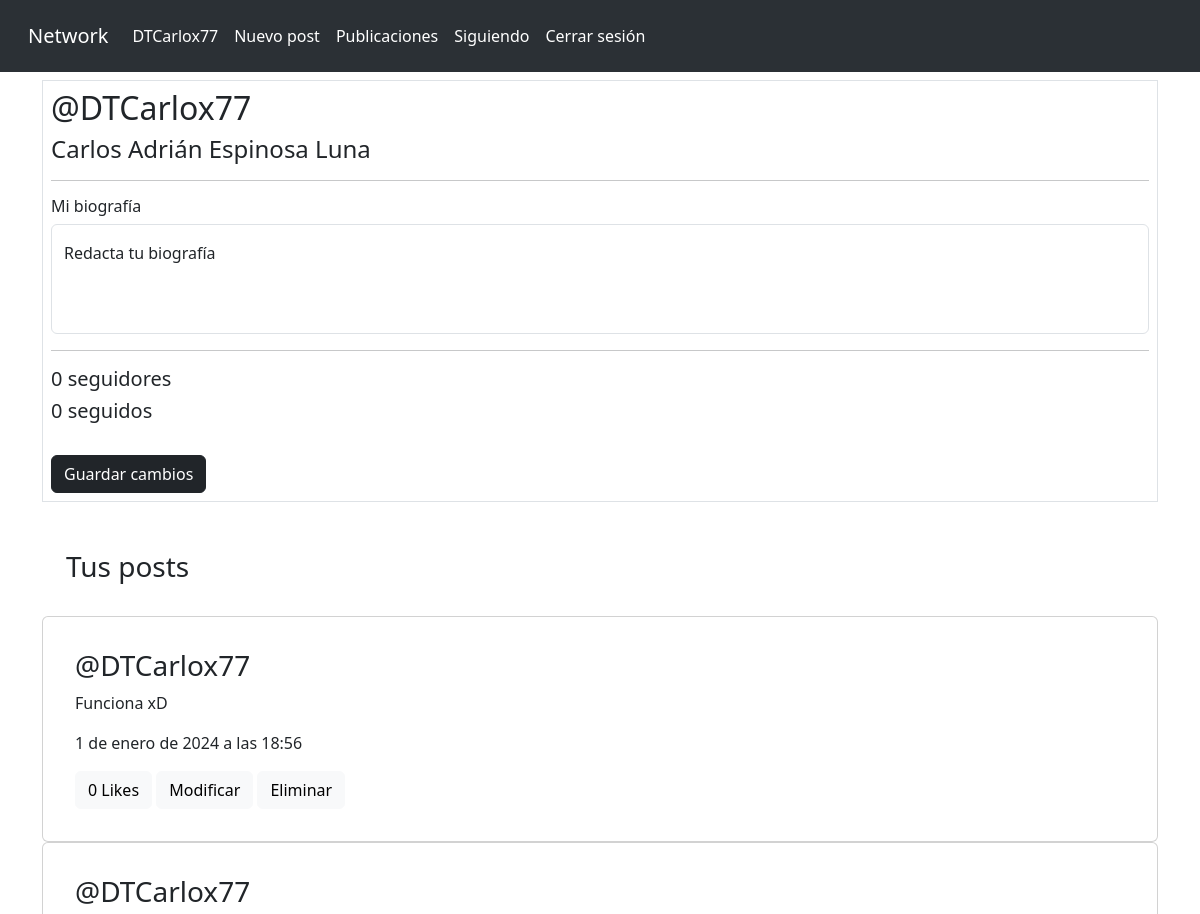
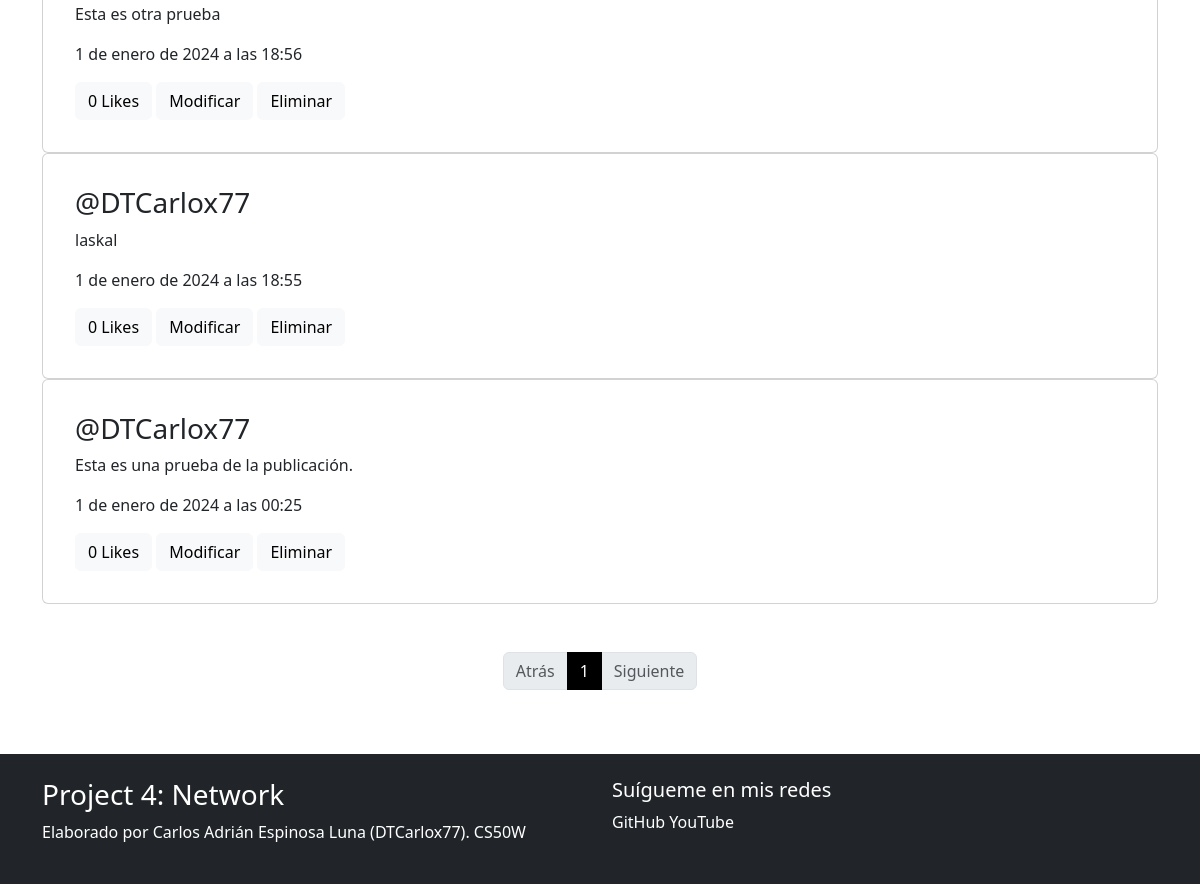
The app's page /profile/DTCarlox77/ (signed in), older data (2 pictures, top to bottom).
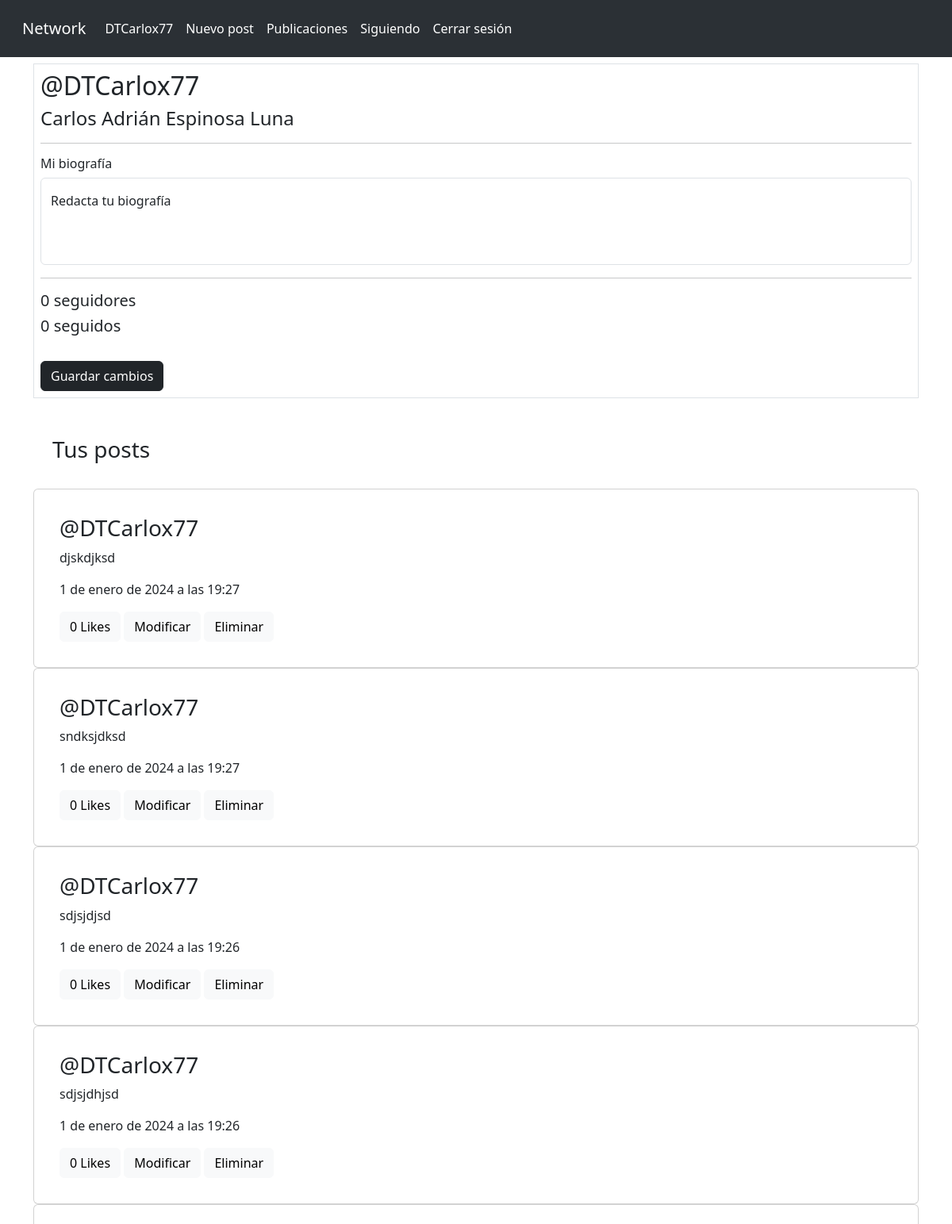
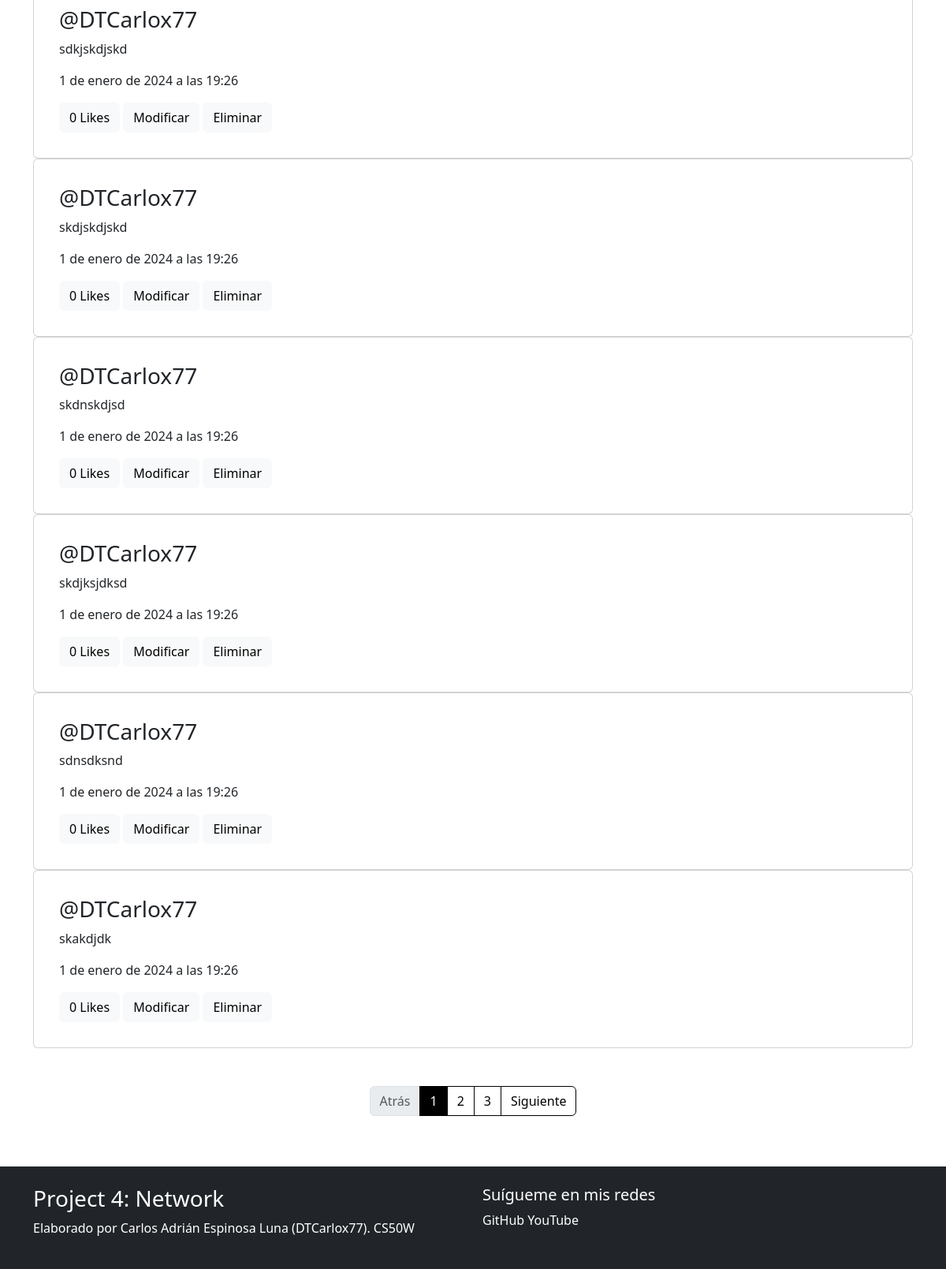
The same page, newer data (2 pictures, top to bottom).
### network/models.py (models this page shows, shortened)
class CustomUser(AbstractUser):
    correo = models.EmailField(unique=True)
    name = models.CharField(max_length=40)
    lastname = models.CharField(max_length=40)
    biografia = models.TextField(blank=True)
    def __str__(self):
        return self.username

class Post(models.Model):
    autor = models.ForeignKey(CustomUser, on_delete=models.CASCADE)
    contenido = models.TextField()
    fecha = models.DateTimeField(auto_now_add=True)
    likes = models.ManyToManyField(CustomUser, through=Like, related_name='post_likes')

### network/views.py (the view)
# urls.py: path('profile/<str:username>/', profile, name='profile'),
@login_required
def profile(request, username):
    usuario = get_object_or_404(CustomUser, username=username)
    user_posts = Post.objects.filter(autor=usuario).order_by('-fecha')
    paginator = Paginator(user_posts, 10)
    page = request.GET.get('page')
    try:
        page_posts = paginator.page(page)
    except PageNotAnInteger:
        page_posts = paginator.page(1)
    except EmptyPage:
        page_posts = paginator.page(paginator.num_pages)
    seguidores = Seguidor.objects.filter(siguiendo=usuario).count()
    siguiendo = Seguidor.objects.filter(seguidor=usuario).count()
    seguidor = Seguidor.objects.filter(seguidor=request.user, siguiendo=usuario).exists()
    if request.method == 'POST':
        nueva_biografia = request.POST.get('biografia')
        if nueva_biografia is not None:
            usuario.biografia = nueva_biografia
            usuario.save()
    return render(request, 'profile.html', {
        'page_posts': page_posts,
        'perfil': 'propio' if str(username) == str(request.user) else None,
        'username': usuario,
        'seguidores': seguidores,
        'siguiendo': siguiendo,
        'seguidor': seguidor
    })

### network/templates/profile.html (shortened to what this page needs)
{% extends "layouts/base.html" %}
{% block content %}
{% if perfil == 'propio' %}
    <div class="container border mt-4 mb-4 p-2">
        <h2>@{{ username.username }}</h2>
        <h4>{{ username.name }} {{ username.lastname }}</h4>
        <hr>
        <h6 class="ml-5 mt-2">Mi biografía</h6>
        <form action="{% url 'profile' username.username %}" method="POST">
            <div class="form-floating mb-3">
                <textarea class="form-control" placeholder="¿Qué tienes en mente?" id="floatingTextarea" value="Prueba" name="biografia">{{ username.biografia }}</textarea>
                <label for="floatingTextarea">Redacta tu biografía</label>
            </div>
            <hr>
            <h5>{{ seguidores }} seguidores</h5>
            <h5>{{ siguiendo }} seguidos</h5>
            <br>
            <button type="submit" class="btn btn-dark">Guardar cambios</button>
        </form>
    </div>
    <h3 class="p-4">Tus posts</h3>
{% endif %}
{% if page_posts %}
    {% for post in page_posts %}
    <div class="card">
        <div class="card-body m-3">
            <h3 class="card-title">@{{ post.autor }}</h3>
            <p class="card-text">{{ post.contenido }}</p>
            <p class="card-text">{{ post.fecha }}</p>
            <form method="POST" class="like-form">
                {% if request.user in post.likes.all %}
                    <button type="button" class="btn btn-primary btn-dark like_button" data-post-id="{{ post.id }}">
                        {{ post.likes.all.count }} Likes
                    </button>
                {% else %}
                    <button type="button" class="btn btn-primary btn-light like_button" data-post-id="{{ post.id }}">
                        {{ post.likes.all.count }} Likes
                    </button>
                {% endif %}
                {% if perfil == 'propio' %}
                    <button type="button" class="btn btn-light">Modificar</button>
                    <button type="button" class="btn btn-light">Eliminar</button>
                {% endif %}
            </form>
        </div>
    </div>
    {% endfor %}
    <div class="d-flex justify-content-center mt-5">
        <nav aria-label="...">
            <ul class="pagination">
                {% if page_posts.has_previous %}
                    <li class="page-item">
                        <a class="page-link" href="?page={{ page_posts.previous_page_number }}">Atrás</a>
                    </li>
                {% else %}
                    <li class="page-item disabled">
                        <span class="page-link" href="?page=1">Atrás</span>
                    </li>
                {% endif %}
                {% for num in page_posts.paginator.page_range %}
                    <li class="page-item {% if num == page_posts.number%}active{% endif %}" aria-current="page">
                        <a class="page-link" href="?page={{ num }}">{{ num }}</a>
                    </li>
                {% endfor %}
                {% if page_posts.has_next %}
                    <li class="page-item">
                        <a class="page-link" href="?page={{ page_posts.next_page_number }}">Siguiente</a>
                    </li>
                {% else %}
                    <li class="page-item disabled">
                        <span class="page-link">Siguiente</span>
                    </li>
                {% endif %}
            </ul>
        </nav>
    </div>
{% else %}
    <div class="container mt-4 border p-4">
        <h2>{% if perfil == 'propio' %}No has hecho publicaciones{% else %}Esta persona no ha hecho publicaciones{% endif %}</h2>
    </div>
{% endif %}
{% endblock %}

### network/templates/layouts/base.html (shortened to what this page needs)
{% load static %}
<!DOCTYPE html>
<html lang="en">
<head>
    <link rel="stylesheet" href="{% static 'css/style.css' %}">
    <link href="https://cdn.jsdelivr.net/npm/bootstrap@5.3.2/dist/css/bootstrap.min.css" rel="stylesheet">
</head>
<body>
    {% if user.is_authenticated %}
    <nav class="navbar navbar-expand-lg bg-body-tertiary fixed-top p-3 bg-dark" data-bs-theme="dark">
        <div class="container-fluid">
            <a class="navbar-brand" href="{% url 'main' %}">Network</a>
            <div class="collapse navbar-collapse" id="navbarNavAltMarkup">
                <div class="navbar-nav">
                    <a class="nav-link active" aria-current="page" href="{% url 'profile' user.username %}">{{ user.username }}</a>
                    <a class="nav-link active" aria-current="page" href="{% url 'new' %}">Nuevo post</a>
                    <a class="nav-link active" aria-current="page" href="{% url 'posts' %}">Publicaciones</a>
                    <a class="nav-link active" aria-current="page" href="{% url 'following' %}">Siguiendo</a>
                    <a class="nav-link active" aria-current="page" href="{% url 'exit' %}">Cerrar sesión</a>
                </div>
            </div>
        </div>
    </nav>
    {% endif %}
    <div class="container cuerpo">
        {% block content %}
        {% endblock %}
    </div>
    <footer class="bg-dark text-white p-4 mt-5 bottom">
        <div class="container">
            <div class="row">
                <div class="col-md-6">
                    <h3>Project 4: Network</h3>
                    <p>Elaborado por Carlos Adrián Espinosa Luna (DTCarlox77). CS50W</p>
                </div>
                <div class="col-md-6 text-md-right">
                    <h5>Suígueme en mis redes</h5>
                    <a target="_blank" href="https://github.com/DTCarlox77" class="text-white text-decoration-none">GitHub</a>
                    <a target="_blank" href="https://www.youtube.com/channel/UCnUWCagaLT2qAK1Rl2VAfzQ" class="text-white text-decoration-none">YouTube</a>
                </div>
            </div>
        </div>
    </footer>
</body>
</html>

### network/static/css/style.css (style rules this page uses)
body { width: 100%; min-height: 100vh; height: 100vh; }
footer { margin-top: auto; }
#floatingTextarea { height: 110px; resize: none; }
.pagination .page-link { background-color: #fff; color: #000; border-color: black; }
.pagination .page-item.active .page-link { background-color: black; color: white; border-color: black; }
.cuerpo { margin-top: 80px; }

Row changes from the older to the newer data that the page shows:
no longer on this page (row unchanged): Post: autor "DTCarlox77", contenido "Funciona xD", fecha "1 de enero de 2024 a las 18:56", likes.all.count "0"
no longer on this page (row unchanged): Post: autor "DTCarlox77", contenido "Esta es otra prueba", fecha "1 de enero de 2024 a las 18:56", likes.all.count "0"
no longer on this page (row unchanged): Post: autor "DTCarlox77", contenido "laskal", fecha "1 de enero de 2024 a las 18:55", likes.all.count "0"
no longer on this page (row unchanged): Post: autor "DTCarlox77", contenido "Esta es una prueba de la publicación.", fecha "1 de enero de 2024 a las 00:25", likes.all.count "0"
added Post: autor "DTCarlox77", contenido "djskdjksd", fecha "1 de enero de 2024 a las 19:27", likes.all.count "0"
added Post: autor "DTCarlox77", contenido "sndksjdksd", fecha "1 de enero de 2024 a las 19:27", likes.all.count "0"
added Post: autor "DTCarlox77", contenido "sdjsjdjsd", fecha "1 de enero de 2024 a las 19:26", likes.all.count "0"
added Post: autor "DTCarlox77", contenido "sdjsjdhjsd", fecha "1 de enero de 2024 a las 19:26", likes.all.count "0"
added Post: autor "DTCarlox77", contenido "sdkjskdjskd", fecha "1 de enero de 2024 a las 19:26", likes.all.count "0"
added Post: autor "DTCarlox77", contenido "skdjskdjskd", fecha "1 de enero de 2024 a las 19:26", likes.all.count "0"
added Post: autor "DTCarlox77", contenido "skdnskdjsd", fecha "1 de enero de 2024 a las 19:26", likes.all.count "0"
added Post: autor "DTCarlox77", contenido "skdjksjdksd", fecha "1 de enero de 2024 a las 19:26", likes.all.count "0"
added Post: autor "DTCarlox77", contenido "sdnsdksnd", fecha "1 de enero de 2024 a las 19:26", likes.all.count "0"
added Post: autor "DTCarlox77", contenido "skakdjdk", fecha "1 de enero de 2024 a las 19:26", likes.all.count "0"
Text that changed along with them:
new list line: "2"
new list line: "3"
